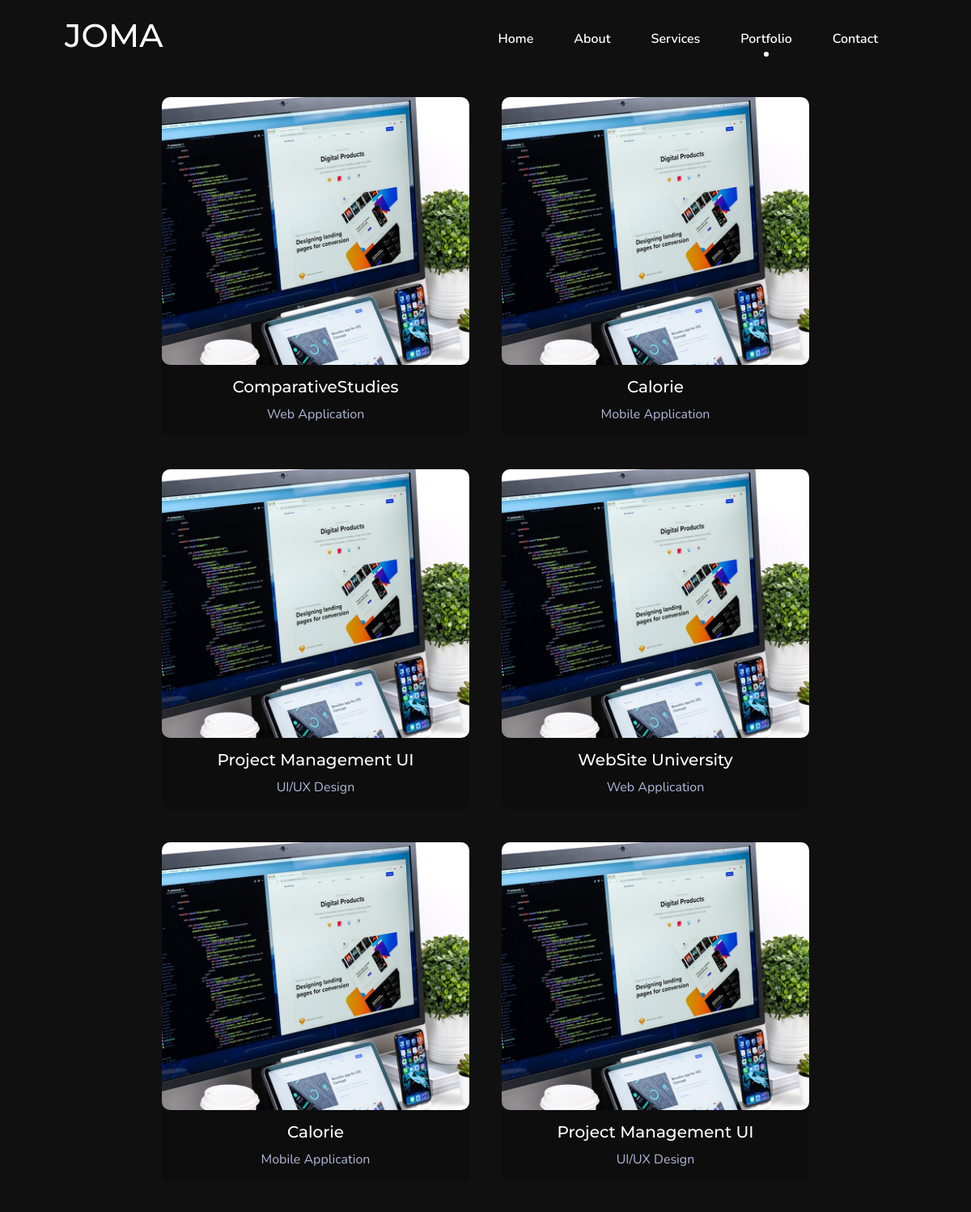
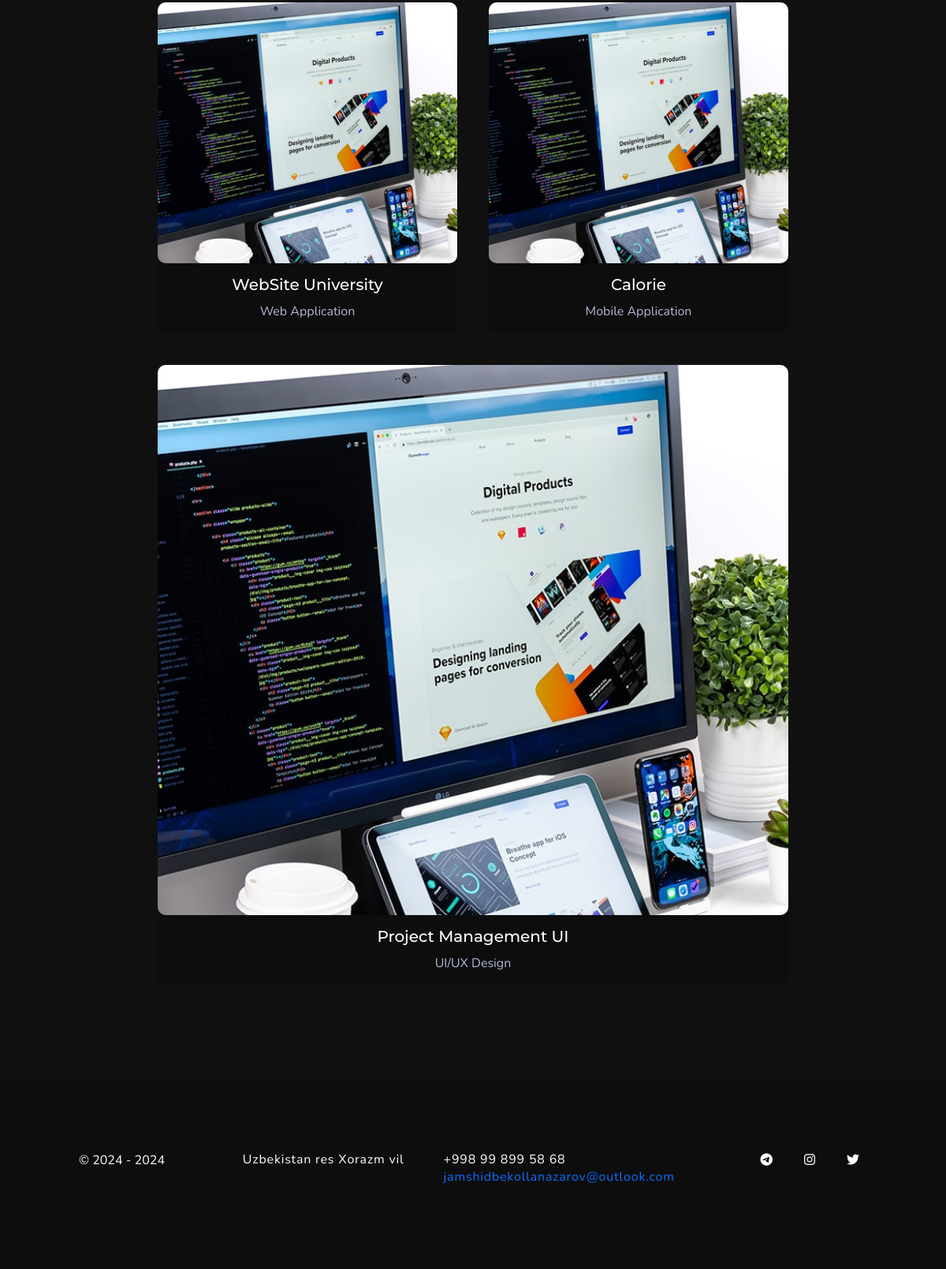
The app's page /portfolio with its own data (2 pictures, top to bottom).
### configuration/models.py (models this page shows, shortened)
class Config(models.Model):
    name = models.CharField(max_length=255)
    home_title = models.CharField(max_length=255)
    home_bg_photo = models.ImageField(upload_to='home_bg_photos/', null=True, blank=True)
    cv_file = models.FileField(upload_to='cv_files/')
    about_title = models.CharField(max_length=255)
    about_description = models.TextField()
    about_photo = models.ImageField(upload_to='about_photos/')
    services_title = models.CharField(max_length=255)
    services_subtitle = models.CharField(max_length=255)
    services_description = models.TextField()
    start_time = models.CharField(max_length=255)
    address = models.CharField(max_length=255)
    phone_number = models.CharField(max_length=255)
    email = models.EmailField(max_length=255)
    @classmethod
    def load(cls):
        if cls.objects.exists():
            return cls.objects.first()
        return cls()

### project/models.py (models this page shows, shortened)
class Project(models.Model):
    name = models.CharField(max_length=255)
    type = models.CharField(max_length=255)
    url = models.URLField(max_length=255, default='/')
    photo = models.ImageField(upload_to='project_photos/')

### social/models.py (models this page shows, shortened)
class SocialLink(models.Model):
    photo = models.CharField(max_length=255)
    link = models.URLField(max_length=200)

### pages/views.py (the view)
# urls.py: path('portfolio', views.portfolio, name='portfolio'),
def portfolio(request):
    projects = Project.objects.all()
    return render(request, 'user/pages/portfolio.html', {"projects": projects})

### configuration/context_processors.py (called while the page is built)
def site_config(request):
    config = Config.load()
    return {'site_config': config}

### social/context_processors.py (called while the page is built)
def social_links(request):
    socials = SocialLink.objects.all()
    return {'social_links': socials}

### templates/user/pages/portfolio.html (shortened to what this page needs)
{% extends 'user/components/base.html' %}
{% block content %}
    <div class="portfolio">
        <div class="container">
            <div class="content_start">
                <div class="portfolio-container">
                    {% for project in projects %}
                        <a href="{{ project.url }}" class="portfolio-item">
                            <img src="{{ project.photo.url }}" alt="{{ project.name }}">
                            <h3>{{ project.name }}</h3>
                            <p>{{ project.type }}</p>
                        </a>
                    {% endfor %}
                </div>
            </div>
        </div>
    </div>
{% endblock %}

### templates/user/components/navbar.html (shortened to what this page needs)
<div class="wrapper">
    <nav class="navbar navbar-expand-lg fixed-top custom-nav sticky">
        <div class="container">
            <a class='navbar-brand logo' href='{% url 'index' %}'>
                <h1>{{ site_config.name }}</h1>
            </a>
            <div class="collapse navbar-collapse" id="navbarSupportedContent">
                <ul class="navbar-nav ms-auto" style="position: relative; --active-tab:2; gap: 20px;">
                    <li class="nav-item {% if request.resolver_match.url_name == 'index' %}active{% endif %}" data-tab-index='0'>
                        <a href="{% url 'index' %}" class="nav-link nav-link-1">Home</a>
                    </li>
                    <li class="nav-item {% if request.resolver_match.url_name == 'about' %}active{% endif %}" data-tab-index='1'>
                        <a href="{% url 'about' %}" class="nav-link nav-link-2">About</a>
                    </li>
                    <li class="nav-item {% if request.resolver_match.url_name == 'services' %}active{% endif %}" data-tab-index='2'>
                        <a href="{% url 'services' %}" class="nav-link nav-link-3">Services</a>
                    </li>
                    <li class="nav-item {% if request.resolver_match.url_name == 'portfolio' %}active{% endif %}" data-tab-index='3'>
                        <a href="{% url 'portfolio' %}" class="nav-link nav-link-4" >Portfolio</a>
                    </li>
                    <li class="nav-item {% if request.resolver_match.url_name == 'contact' %}active{% endif %}" data-tab-index='4'>
                        <a href="{% url 'contact' %}" class="nav-link">Contact</a>
                    </li>
                </ul>
            </div>
        </div>
    </nav>
</div>

### templates/user/components/footer.html
<footer>
    <div class="container">
        <div class="footer-container">
            <div class="logo">
                <p>&copy; {{ site_config.start_time }} - 2024</p>
            </div>
            <div class="contact">
                <p>{{ site_config.address }}</p>
                <p>{{ site_config.phone_number }}<br>
                    <a href="mailto:{{ site_config.email }}">{{ site_config.email }}</a>
                </p>
            </div>
            <div class="social-media">
                {% for link in social_links %}
                    <a href="{{ link.link }}"><i class="{{ link.photo}}"></i></a>
                {% endfor %}
            </div>
        </div>
    </div>
</footer>

### static/css/style.css (style rules this page uses)
body { font-family: "Nunito", sans-serif; overflow-x: hidden; }
h1, h2, h3, h4, h5, h6 { font-family: "Montserrat", sans-serif; }
a, a:hover, a:focus, button, button:focus { text-decoration: none !important; outline: none !important; box-shadow: none !important; }
.custom-nav { padding: 15px 0px; width: 100%; border-radius: 0px; z-index: 999; margin-bottom: 0px; transition: all 0.5s ease-in-out; background-color: transparent; }
.custom-nav .navbar-nav li a { color: #fff; font-size: 16px; background-color: transparent !important; padding: 15px 0; position: relative; margin: 0 7px; font-weight: 600; transition: all 0.4s; }
.custom-nav .navbar-nav li.active a:before, .custom-nav .navbar-nav li:hover a:before, .custom-nav .navbar-nav li:active a:before, .custom-nav.stickyadd .navbar-nav li.active a:before, .custom-nav.stickyadd .navbar-nav li:hover a:before, .custom-nav.stickyadd .navbar-nav li:active a:before { opacity: 1; }
.custom-nav .navbar-nav li a:before, .custom-nav.stickyadd .navbar-nav li a:before { content: ""; position: absolute; left: 50%; bottom: 10%; height: 6px; width: 6px; background: #fff; border-radius: 50%; opacity: 0; transform: translateX(-50%); -webkit-transition: all 0.3s ease 0s; -o-transition: all 0.3s ease 0s; transition: all 0.3s ease 0s; }
.custom-nav .logo { color: #fff; font-size: 1.8rem; }
.container { max-width: 1440px; width: 100%; margin: 0 auto; padding: 0 80px; }
.portfolio-container { display: flex; justify-content: space-between; gap: 40px; flex-wrap: wrap; }
.portfolio-item { background-color: #0d0d0d; border-radius: 10px; text-align: center; flex: 1 1 31%; }
.portfolio-item img { border-radius: 10px; width: 100%; }
.portfolio-item h3 { color: #fff; margin-top: 15px; font-size: 20px; }
.portfolio-item p { margin-top: 10px; font-size: 16px; color: #b0b8d8; }
.portfolio { background: #101010; height: 100%; padding: 15vh; display: flex; justify-content: center; align-items: center; }
footer { background-color: #0d0d0d; padding: 20px; display: flex; justify-content: center; align-items: center; color: #fff; height: 30vh; }
.footer-container { display: flex; justify-content: space-between; }
.logo { text-align: left; }
.contact { gap: 50px; display: flex; color: #ffffff; letter-spacing: .05em; line-height: 22px; }
.social-media { display: flex; gap: 20px; }
.social-media a { margin: 0 10px; color: #fff; }

### records on screen
Config: name "JOMA", start_time "2024", address "Uzbekistan res Xorazm vil", phone_number "+998 99 899 58 68", email "jamshidbekollanazarov@outlook.com"
Project: photo (picture), name "ComparativeStudies", type "Web Application"
Project: photo (picture), name "Calorie", type "Mobile Application"
Project: photo (picture), name "Project Management UI", type "UI/UX Design"
Project: photo (picture), name "WebSite University", type "Web Application"
Project: photo (picture), name "Calorie", type "Mobile Application"
Project: photo (picture), name "Project Management UI", type "UI/UX Design"
Project: photo (picture), name "WebSite University", type "Web Application"
Project: photo (picture), name "Calorie", type "Mobile Application"
Project: photo (picture), name "Project Management UI", type "UI/UX Design"
